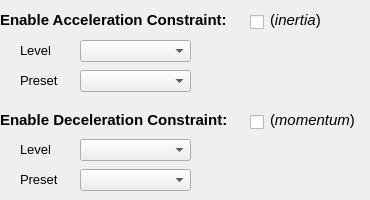
                 <widget class="QWidget" name="tabDrivingProfile1">
                  <attribute name="title">
                   <string>Profile 1 (Default)</string>
                  </attribute>
                  <widget class="DrivePresetComboBox" name="cboAccelPreset_1">
                   <property name="geometry">
                    <rect>
                     <x>80</x>
                     <y>70</y>
                     <width>111</width>
                     <height>22</height>
                    </rect>
                   </property>
                  </widget>
                  <widget class="QLabel" name="label_79">
                   <property name="geometry">
                    <rect>
                     <x>270</x>
                     <y>10</y>
                     <width>61</width>
                     <height>21</height>
                    </rect>
                   </property>
                   <property name="font">
                    <font>
                     <pointsize>11</pointsize>
                    </font>
                   </property>
                   <property name="text">
                    <string>(&lt;i&gt;inertia&lt;/i&gt;)</string>
                   </property>
                  </widget>
                  <widget class="QLabel" name="label_80">
                   <property name="geometry">
                    <rect>
                     <x>0</x>
                     <y>9</y>
                     <width>241</width>
                     <height>21</height>
                    </rect>
                   </property>
                   <property name="font">
                    <font>
                     <pointsize>11</pointsize>
                     <weight>75</weight>
                     <bold>true</bold>
                    </font>
                   </property>
                   <property name="text">
                    <string>Enable Acceleration Constraint: </string>
                   </property>
                  </widget>
                  <widget class="QCheckBox" name="chkAccelEnable_1">
                   <property name="geometry">
                    <rect>
                     <x>250</x>
                     <y>13</y>
                     <width>16</width>
                     <height>18</height>
                    </rect>
                   </property>
                   <property name="text">
                    <string/>
                   </property>
                  </widget>
                  <widget class="QLabel" name="lblAccelPreset_1">
                   <property name="geometry">
                    <rect>
                     <x>20</x>
                     <y>70</y>
                     <width>51</width>
                     <height>21</height>
                    </rect>
                   </property>
                   <property name="font">
                    <font>
                     <pointsize>10</pointsize>
                    </font>
                   </property>
                   <property name="text">
                    <string>Preset</string>
                   </property>
                  </widget>
                  <widget class="QComboBox" name="cboAccelLevel_1">
                   <property name="geometry">
                    <rect>
                     <x>80</x>
                     <y>40</y>
                     <width>111</width>
                     <height>22</height>
                    </rect>
                   </property>
                  </widget>
                  <widget class="QLabel" name="lblAccelLevel_1">
                   <property name="geometry">
                    <rect>
                     <x>20</x>
                     <y>40</y>
                     <width>51</width>
                     <height>21</height>
                    </rect>
                   </property>
                   <property name="font">
                    <font>
                     <pointsize>10</pointsize>
                    </font>
                   </property>
                   <property name="text">
                    <string>Level</string>
                   </property>
                  </widget>
                  <widget class="QLabel" name="label_86">
                   <property name="geometry">
                    <rect>
                     <x>270</x>
                     <y>110</y>
                     <width>91</width>
                     <height>21</height>
                    </rect>
                   </property>
                   <property name="font">
                    <font>
                     <pointsize>11</pointsize>
                    </font>
                   </property>
                   <property name="text">
                    <string>(&lt;i&gt;momentum&lt;/i&gt;)</string>
                   </property>
                  </widget>
                  <widget class="QLabel" name="label_87">
                   <property name="geometry">
                    <rect>
                     <x>0</x>
                     <y>109</y>
                     <width>241</width>
                     <height>21</height>
                    </rect>
                   </property>
                   <property name="font">
                    <font>
                     <pointsize>11</pointsize>
                     <weight>75</weight>
                     <bold>true</bold>
                    </font>
                   </property>
                   <property name="text">
                    <string>Enable Deceleration Constraint: </string>
                   </property>
                  </widget>
                  <widget class="QLabel" name="lblDecelLevel_1">
                   <property name="geometry">
                    <rect>
                     <x>20</x>
                     <y>139</y>
                     <width>51</width>
                     <height>21</height>
                    </rect>
                   </property>
                   <property name="font">
                    <font>
                     <pointsize>10</pointsize>
                    </font>
                   </property>
                   <property name="text">
                    <string>Level</string>
                   </property>
                  </widget>
                  <widget class="QComboBox" name="cboDecelLevel_1">
                   <property name="geometry">
                    <rect>
                     <x>80</x>
                     <y>139</y>
                     <width>111</width>
                     <height>22</height>
                    </rect>
                   </property>
                  </widget>
                  <widget class="QCheckBox" name="chkDecelEnable_1">
                   <property name="geometry">
                    <rect>
                     <x>250</x>
                     <y>113</y>
                     <width>16</width>
                     <height>18</height>
                    </rect>
                   </property>
                   <property name="text">
                    <string/>
                   </property>
                  </widget>
                  <widget class="QLabel" name="lblDecelPreset_1">
                   <property name="geometry">
                    <rect>
                     <x>20</x>
                     <y>169</y>
                     <width>51</width>
                     <height>21</height>
                    </rect>
                   </property>
                   <property name="font">
                    <font>
                     <pointsize>10</pointsize>
                    </font>
                   </property>
                   <property name="text">
                    <string>Preset</string>
                   </property>
                  </widget>
                  <widget class="DrivePresetComboBox" name="cboDecelPreset_1">
                   <property name="geometry">
                    <rect>
                     <x>80</x>
                     <y>169</y>
                     <width>111</width>
                     <height>22</height>
                    </rect>
                   </property>
                  </widget>
                 </widget>
